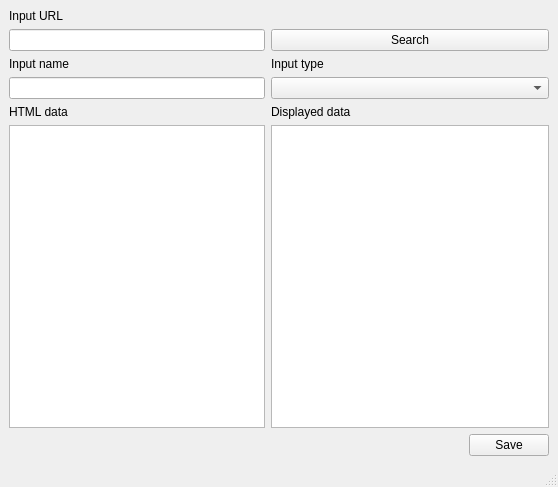
<?xml version="1.0" encoding="UTF-8"?>
<ui version="4.0">
 <class>AddData</class>
 <widget class="QMainWindow" name="AddData">
  <property name="geometry">
   <rect>
    <x>0</x>
    <y>0</y>
    <width>558</width>
    <height>487</height>
   </rect>
  </property>
  <property name="windowTitle">
   <string>MainWindow</string>
  </property>
  <widget class="QWidget" name="centralwidget">
   <layout class="QGridLayout" name="gridLayout">
    <item row="2" column="1" colspan="2">
     <widget class="QLabel" name="label_4">
      <property name="text">
       <string>Input type</string>
      </property>
     </widget>
    </item>
    <item row="3" column="1" colspan="2">
     <widget class="QComboBox" name="type"/>
    </item>
    <item row="3" column="0">
     <widget class="QLineEdit" name="name"/>
    </item>
    <item row="1" column="1" colspan="2">
     <widget class="QPushButton" name="search">
      <property name="text">
       <string>Search</string>
      </property>
     </widget>
    </item>
    <item row="5" column="0">
     <widget class="QTextEdit" name="inputHTML"/>
    </item>
    <item row="6" column="2">
     <widget class="QPushButton" name="save">
      <property name="text">
       <string>Save</string>
      </property>
     </widget>
    </item>
    <item row="2" column="0">
     <widget class="QLabel" name="label_6">
      <property name="text">
       <string>Input name</string>
      </property>
     </widget>
    </item>
    <item row="1" column="0">
     <widget class="QLineEdit" name="url"/>
    </item>
    <item row="4" column="1" colspan="2">
     <widget class="QLabel" name="label_2">
      <property name="text">
       <string>Displayed data</string>
      </property>
     </widget>
    </item>
    <item row="5" column="1" colspan="2">
     <widget class="QTextBrowser" name="displayData"/>
    </item>
    <item row="0" column="0">
     <widget class="QLabel" name="label_3">
      <property name="text">
       <string>Input URL</string>
      </property>
     </widget>
    </item>
    <item row="4" column="0">
     <widget class="QLabel" name="label">
      <property name="text">
       <string>HTML data</string>
      </property>
     </widget>
    </item>
    <item row="6" column="1">
     <spacer name="horizontalSpacer">
      <property name="orientation">
       <enum>Qt::Horizontal</enum>
      </property>
      <property name="sizeHint" stdset="0">
       <size>
        <width>40</width>
        <height>20</height>
       </size>
      </property>
     </spacer>
    </item>
   </layout>
  </widget>
  <widget class="QMenuBar" name="menubar">
   <property name="geometry">
    <rect>
     <x>0</x>
     <y>0</y>
     <width>558</width>
     <height>21</height>
    </rect>
   </property>
  </widget>
  <widget class="QStatusBar" name="statusBar"/>
 </widget>
 <resources/>
 <connections/>
</ui>
